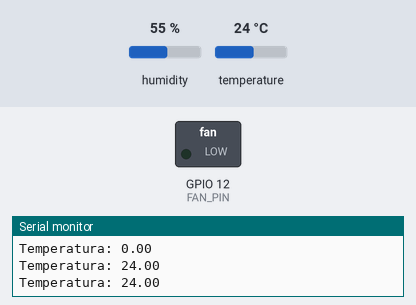
This sketch was run on a simulated ESP32. Shown: switched loads named in the sketch (green lamp = pin HIGH), the last lines printed to the serial monitor. The inputs (shaded band) are chosen by the test bench; at power-on: temperature 24 °C, humidity 55 %.

Above: at 2.8 s.
2.9 s: temperature set to 26.2 °C
6.2 s: temperature set to 27.8 °C
At 9.4 s:
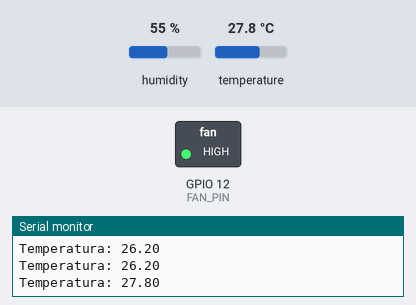
10.5 s: temperature set to 12 °C
At 14.1 s:
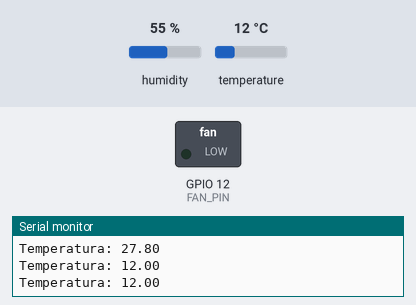
14.5 s: temperature set to 28 °C
At 17.5 s:
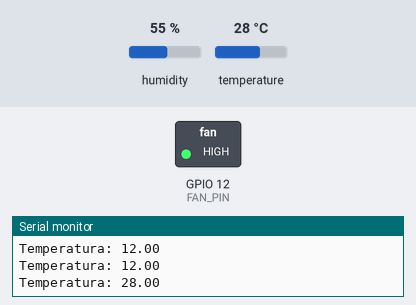
Timing chart, 0 to 19.0 s (numbered marks = the images above; inputs shaded):
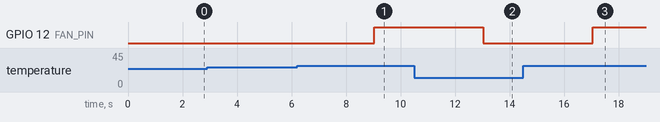

The sketch:

37_Multitareas_.ino
```cpp
#include <DHT.h>

// Pin del DHT22 y del ventilador
#define DHTPIN 4
#define DHTTYPE DHT22
#define FAN_PIN 12

// Objeto DHT
DHT dht(DHTPIN, DHTTYPE);

// Variables compartidas
float temperature = 0.0;

// Mutex para proteger acceso a la variable compartida
SemaphoreHandle_t tempMutex;

// Tarea 1: Lee el sensor de temperatura
void readTemperatureTask(void *pvParameters) {
  while (true) {
    float temp = dht.readTemperature();
    if (!isnan(temp)) {
      xSemaphoreTake(tempMutex, portMAX_DELAY);
      temperature = temp;
      xSemaphoreGive(tempMutex);
    }
    vTaskDelay(pdMS_TO_TICKS(2000));  // cada 2 segundos
  }
}

// Tarea 2: Controla el ventilador
void fanControlTask(void *pvParameters) {
  const float threshold = 27.0;  // temperatura umbral

  while (true) {
    xSemaphoreTake(tempMutex, portMAX_DELAY);
    float currentTemp = temperature;
    Serial.println("Temperatura: " + String(temperature));
    xSemaphoreGive(tempMutex);

    if (currentTemp >= threshold) {
      digitalWrite(FAN_PIN, HIGH);  // encender ventilador
    } else {
      digitalWrite(FAN_PIN, LOW);   // apagar ventilador
    }

    vTaskDelay(pdMS_TO_TICKS(1000));  // revisar cada 1 segundo
  }
}
//--------------------------------------------------------------------------
void setup() {
  Serial.begin(115200);
  dht.begin();

  pinMode(FAN_PIN, OUTPUT);
  digitalWrite(FAN_PIN, LOW);

  tempMutex = xSemaphoreCreateMutex();

  // Crear tareas
  xTaskCreatePinnedToCore(readTemperatureTask, "ReadTemp", 2048, NULL, 1, NULL, 0);
  xTaskCreatePinnedToCore(fanControlTask, "FanControl", 2048, NULL, 1, NULL, 1);
}
//------------------------------------------------------------------------------
void loop() {
  // No se usa en FreeRTOS
}
```

Measured:
- the behaviour switches between 26.9 and 27 °C on temperature (found by bisection; images 0 and 1)
- after the input at 6.2 s, GPIO 12 (FAN_PIN): LOW → HIGH after 2.8 s
- after the input at 10.5 s, GPIO 12 (FAN_PIN): HIGH → LOW after 2.5 s
- after the input at 14.5 s, GPIO 12 (FAN_PIN): LOW → HIGH after 2.5 s
